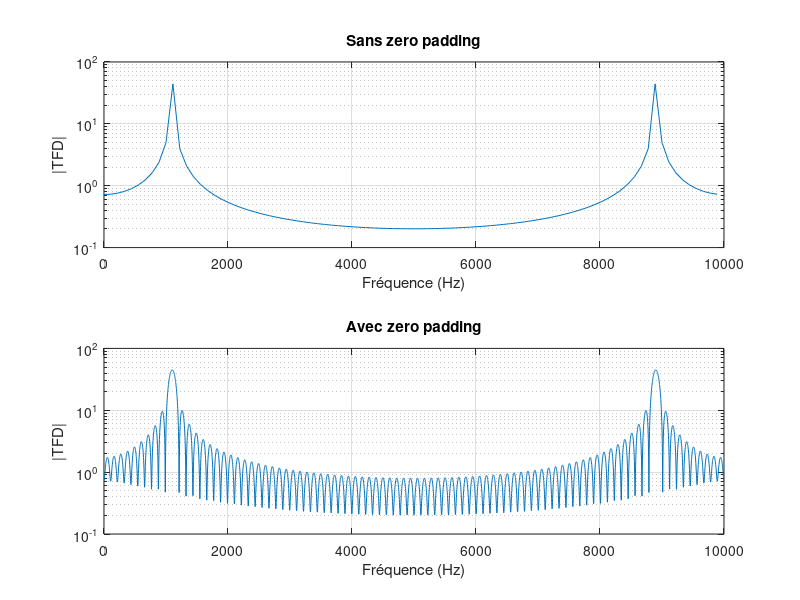
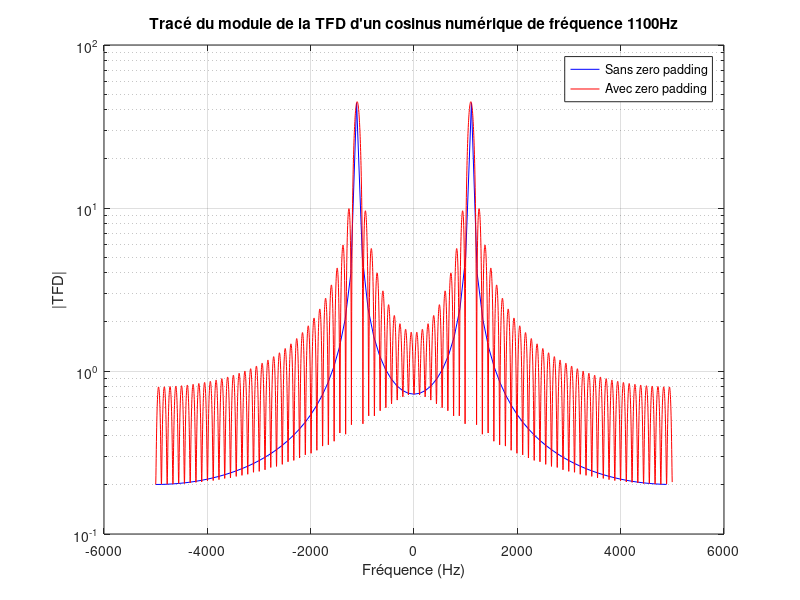

Source code (MATLAB) for these figures, in order:
%%%%%%%%%%%%%%%%%%%%%%%%%%%%%%%%%%%%%%%%%%%%%%%%%%%%%%%%%%%%%%%%%%%%%%%%%%
%               TP1 de Traitement Numérique du Signal
%                   SCIENCES DU NUMERIQUE 1A
%                       Fevrier 2024 
%                        Léa HOUOT
%%%%%%%%%%%%%%%%%%%%%%%%%%%%%%%%%%%%%%%%%%%%%%%%%%%%%%%%%%%%%%%%%%%%%%%%%%

clear all
close all

%%%%%%%%%%%%%%%%%%%%%%%%%%%%%%%%%%%%%%%%%%%%%%%%%%%%%%%%%%%%%%%%%%%%%%%%%%
%PARAMETRES GENERAUX
%%%%%%%%%%%%%%%%%%%%%%%%%%%%%%%%%%%%%%%%%%%%%%%%%%%%%%%%%%%%%%%%%%%%%%%%%%
A=1;                %amplitude du cosinus
f0=1100;            %fréquence du cosinus en Hz
T0=1/f0;            %période du cosinus en secondes
N=90;               %nombre d'échantillons souhaités pour le cosinus
Fe=10000;           %fréquence d'échantillonnage en Hz
Te=1/Fe;            %période d'échantillonnage en secondes
SNR="à completer";  %SNR souhaité en dB pour le cosinus bruité


%%%%%%%%%%%%%%%%%%%%%%%%%%%%%%%%%%%%%%%%%%%%%%%%%%%%%%%%%%%%%%%%%%%%%%%%%%
%GENERATION DU COSINUS NUMERIQUE
%%%%%%%%%%%%%%%%%%%%%%%%%%%%%%%%%%%%%%%%%%%%%%%%%%%%%%%%%%%%%%%%%%%%%%%%%%
%Définition de l'échelle temporelle
temps=0:Te:(N-1)*Te;
%Génération de N échantillons de cosinus à la fréquence f0
x=A*cos(2*pi*f0*temps);

%%%%%%%%%%%%%%%%%%%%%%%%%%%%%%%%%%%%%%%%%%%%%%%%%%%%%%%%%%%%%%%%%%%%%%%%%%
%CALCUL DE LA TRANSFORMEE DE FOURIER NUMERIQUE (TFD) DU COSINUS NUMERIQUE
%%%%%%%%%%%%%%%%%%%%%%%%%%%%%%%%%%%%%%%%%%%%%%%%%%%%%%%%%%%%%%%%%%%%%%%%%%
%Sans zero padding 
X=fft(x);
%Avec zero padding (ZP : paramètre de zero padding à définir)
N2 = 4096;
X_ZP=fft(x, N2);

%%%%%%%%%%%%%%%%%%%%%%%%%%%%%%%%%%%%%%%%%%%%%%%%%%%%%%%%%%%%%%%%%%%%%%%%%%
%TRACE DU MODULE DE LA TFD DU COSINUS NUMERIQUE EN ECHELLE LOG
%SANS PUIS AVEC ZERO PADDING
%%%%%%%%%%%%%%%%%%%%%%%%%%%%%%%%%%%%%%%%%%%%%%%%%%%%%%%%%%%%%%%%%%%%%%%%%%

%Avec une échelle fréquentielle en Hz
%des labels sur les axes et des titres
%Tracés en utilisant plusieurs zones de la figure (utilisation de subplot) 
figure('name',['Tracé du module de la TFD d''un cosinus numérique de fréquence ' num2str(f0) 'Hz'])

subplot(2,1,1)
echelle_frequentielle=0:(Fe/N):(Fe/N)*(N-1);
semilogy(echelle_frequentielle, abs(X));
grid
title('Sans zero padding')
xlabel('Fréquence (Hz)')
ylabel('|TFD|')

subplot(2,1,2)
echelle_frequentielle=0:(Fe/N2):(Fe/N2)*(N2-1);
semilogy(echelle_frequentielle, abs(X_ZP));
grid
title('Avec zero padding')
xlabel('Fréquence (Hz)')
ylabel('|TFD|')

%Avec une échelle fréquentielle en Hz
%des labels sur les axes et des titres
%Tracés superposés sur une même figure 
% (utilisation de hold, de couleurs différentes et de legend)
% !! UTILISER ICI fftshit POUR LE TRACE !!
figure
echelle_frequentielle=(-Fe/2):(Fe/N):(Fe/(2*N))*(N-1);
semilogy(echelle_frequentielle, abs(fftshift(X)), 'b');    %Tracé en bleu : 'b'
hold on
echelle_frequentielle=(-Fe/2):(Fe/N2):(Fe/(2*N2))*(N2-1);
semilogy(echelle_frequentielle,abs(fftshift(X_ZP)), 'r'); %Tracé en rouge : 'r'
grid
legend('Sans zero padding','Avec zero padding')
xlabel('Fréquence (Hz)')
ylabel('|TFD|')
title(['Tracé du module de la TFD d''un cosinus numérique de fréquence ' num2str(f0) 'Hz'])